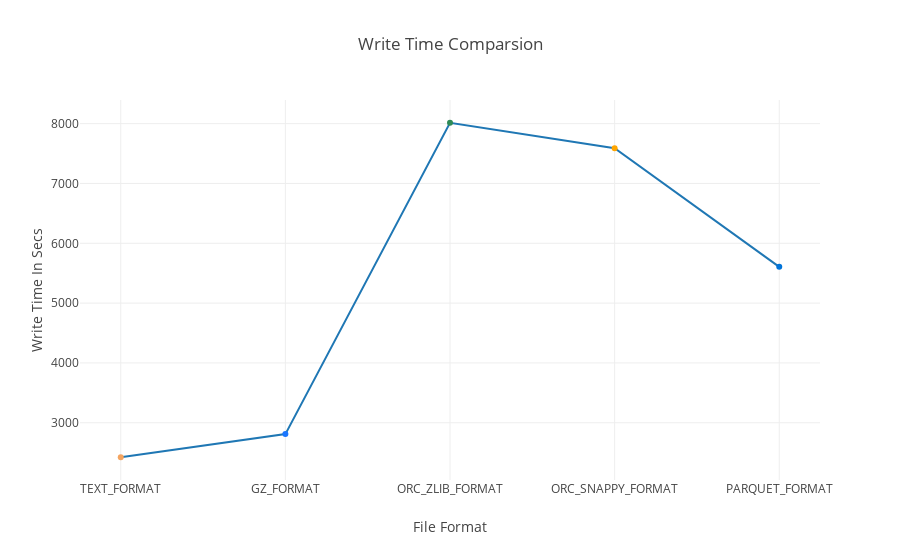

Notebook code cell kept with this figure:
### Markdown cell above
# Write Time Analysis For Different File Format Per Table

### Code cell
trace1 = Scatter(
    x=['TEXT_FORMAT','GZ_FORMAT','ORC_ZLIB_FORMAT','ORC_SNAPPY_FORMAT','PARQUET_FORMAT'],
    y=[2423.28,2810.13,8015.41,7590.41,5606.36],
  
     marker=dict(                   
            color=['rgb(244,164,96)','rgb(26, 118, 255)','rgb(46,139,87)','rgb(255,165,0)','rgb(0,116,217)']     
        )
)


data = [trace1]
layout = Layout(
    title='Write Time Comparsion',
    
      xaxis=dict(                
        title="File Format "  ,
     
    ),
       yaxis=dict(                
        title="Write Time In Secs"  
    )
)

fig = dict(data=data, layout=layout)
iplot(fig)

### Figure 1 — Plotly figure (JSON) as saved in the notebook; plotly's stock layout.template omitted (floating-point values rounded to 4 significant figures)
{"data": [{"marker": {"color": ["rgb(244,164,96)", "rgb(26, 118, 255)", "rgb(46,139,87)", "rgb(255,165,0)", "rgb(0,116,217)"]}, "type": "scatter", "x": ["TEXT_FORMAT", "GZ_FORMAT", "ORC_ZLIB_FORMAT", "ORC_SNAPPY_FORMAT", "PARQUET_FORMAT"], "y": [2423.0, 2810.0, 8015.0, 7590.0, 5606.0]}], "layout": {"title": "Write Time Comparsion", "xaxis": {"title": "File Format "}, "yaxis": {"title": "Write Time In Secs"}}}
